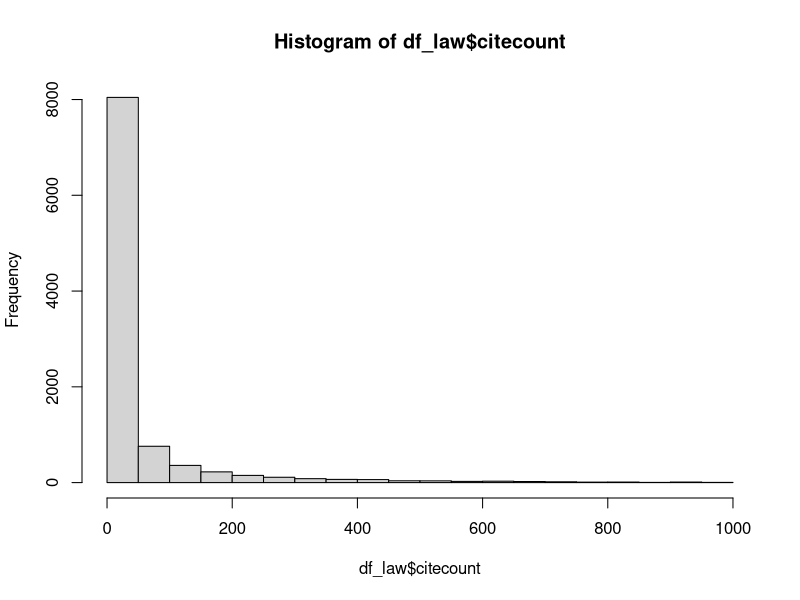
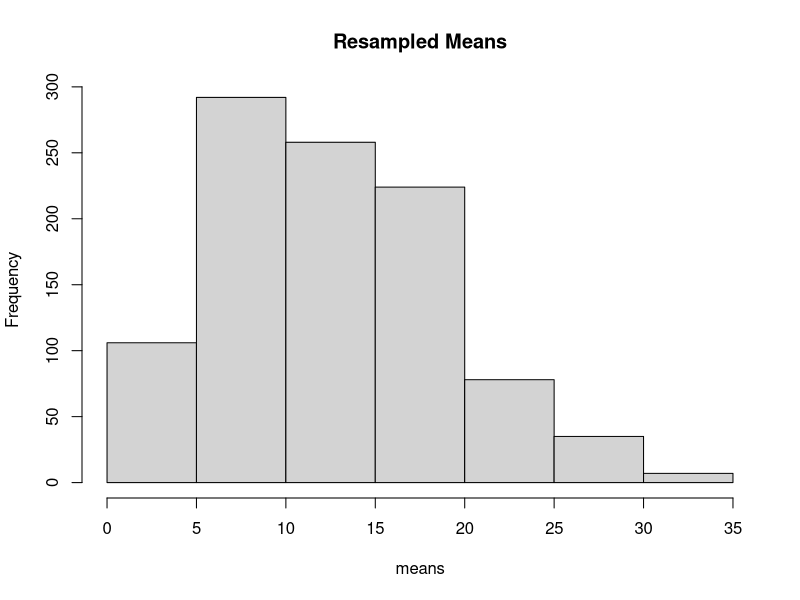
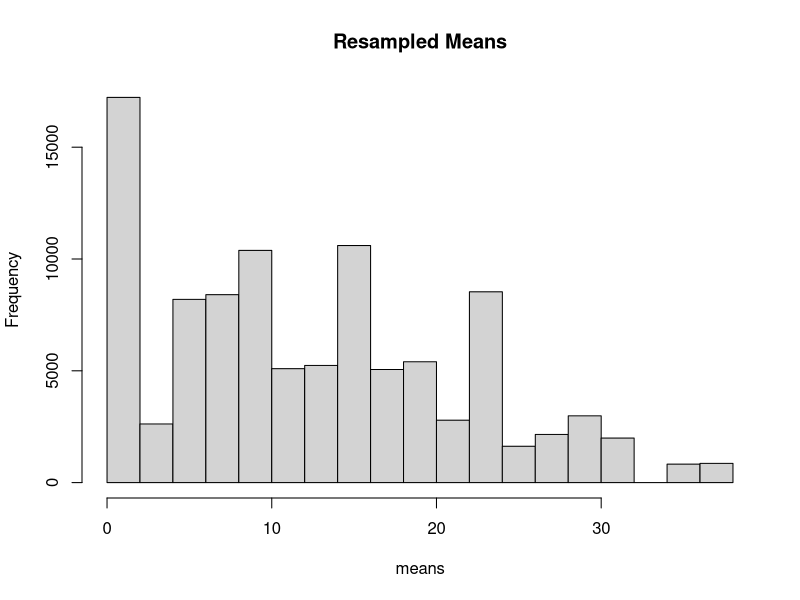

Reproduce these figures in R, in order.
## ---- chunk 1
randomPairing = function(x,y)
{
  xrand = sample(x)
  yrand = sample(y)
  
  return(list(x=xrand, y=yrand))
}
## ---- chunk 2
df = read.csv("Stat341_S25_LinkedIn_Dataset.csv")
head(df)
dim(df)
## ---- chunk 3
df_law = read.csv("Lawnodes.csv")
#df_law$idx = 1:nrow(df_law)
hist(df_law$citecount)
## ---- chunk 4
set.seed(341)
df_S05 = df_law[sample(1:nrow(df_law), 5) , c("ID","citecount")]
df_S10 = df_law[sample(1:nrow(df_law), 10) , c("ID","citecount")]
df_S20 = df_law[sample(1:nrow(df_law), 20) , c("ID","citecount")]
df_S50 = df_law[sample(1:nrow(df_law), 50) , c("ID","citecount")]
## ---- chunk 5
B=1000
S_idx = 1:5
n = length(S_idx)
means = rep(NA,B)
vars = rep(NA,B)
uniques_Ncite = rep(NA,B)
uniques_ID = rep(NA,B)

for(k in 1:B)
{
  Sstar_idx = sample(S_idx, n, replace = TRUE)
  means[k] = mean(df_law$citecount[Sstar_idx])
  #var[k]   =  ...
  #uniques_Ncite[k]   =  ...
  #uniques_ID[k]   =  ...
}

#par(mfrow = c(2,2))
hist(means, main="Resampled Means")
#hist(vars, main="Resampled Variances")
#hist(uniques_Ncite, main="Resampled Unique Citation Counts")
#hist(uniques_ID, main="Resampled Unique Legal Decision")
par(mfrow = c(1,1))

## ---- chunk 6
B=1000
D=100
S_idx = 1:5
n = length(S_idx)
means = rep(NA,B*D)
vars = rep(NA,B*D)
uniques_Ncite = rep(NA,B*D)
uniques_ID = rep(NA,B*D)

for(k in 1:B)
{
  Sstar_idx = sample(S_idx, n, replace = TRUE)
  
  for(l in 1:D)
  {
    Sstarstar_idx = sample(Sstar_idx, n, replace=TRUE)  
    means[l + (k-1)*D] = mean(df_law$citecount[Sstarstar_idx])
    #var[l + (k-1)*D]   =  ...
    #uniques_Ncite[l + (k-1)*D]   =  ...
    #uniques_ID[l + (k-1)*D]   =  ...
  }
}

#par(mfrow = c(2,2))
hist(means, main="Resampled Means")
#hist(vars, main="Resampled Variances")
#hist(uniques_Ncite, main="Resampled Unique Citation Counts")
#hist(uniques_ID, main="Resampled Unique Legal Decision")
par(mfrow = c(1,1))

## ---- chunk 7
calculatePVmulti <- function(pop, discrepancies, M_outer, M_inner) {

  ## Local function to calculate the significance levels over the discrepancies
  ## and return their minimum
  
  getPVmin <- function(basePop, discrepancies, M) {
    observedVals <- sapply(discrepancies, FUN = function(discrepancy) {
      discrepancy(basePop)
    })
    
    K <- length(discrepancies)
    
    total <- Reduce(function(counts, i) {
      # mixRandomly mixes the two populations randomly, so the new sub-populations
      # are indistinguishable
      NewPop <- mixRandomly(basePop)
      
      ## calculate the discrepancy and counts
      Map(function(k) {
        Dk <- discrepancies[[k]](NewPop)
        if (Dk >= observedVals[k]) 
          counts[k] <<- counts[k] + 1
      }, 1:K)
      counts
    }, 1:M, init = numeric(length = K))
    
    PVs <- total/M
    min(PVs)
  }
  
  PVmin <- getPVmin(pop, discrepancies, M_inner)
  
  total <- Reduce(function(count, m) {
    basePop <- mixRandomly(pop)
    if (getPVmin(basePop, discrepancies, M_inner) <= PVmin) 
      count + 1 else count
  }, 1:M_outer, init = 0)
  
  PVstar <- total/M_outer
  return(PVstar)
}
## ---- chunk 8
mixRandomly <- function(pop) {
    pop1 <- pop$pop1
    n_pop1 <- nrow(pop1)
    
    pop2 <- pop$pop2
    n_pop2 <- nrow(pop2)
    
    mix <- rbind(pop1, pop2)
    select4pop1 <- sample(1:(n_pop1 + n_pop2), n_pop1, replace = FALSE)
    
    new_pop1 <- mix[select4pop1, ]
    new_pop2 <- mix[-select4pop1, ]
    list(pop1 = new_pop1, pop2 = new_pop2)
}
## ---- chunk 9
bootstrap_t_interval <- function(S, a, confidence, B, D) {
    ## Inputs: 
    ##    S = an n element array containing the variate values in the sample 
    ##    a = a scalar-valued function that calculates the attribute a() of interest 
    ##    confidence = a value in (0,1) indicating the confidence level 
    ##    B = a numeric value representing the outer bootstrap count of
    ##    replicates (used to calculate the lower and upper limits) 
    ##    D = a numeric value representing the inner bootstrap count of replicates
    ##    (used to estimate the standard deviation of the sample attribute for
    ##    each (outer) bootstrap sample)
    
    Pstar <- S
    aPstar <- a(Pstar)
    sampleSize <- length(S)
    ## get (outer) bootstrap values
    bVals <- sapply(1:B, FUN = function(b) {
        Sstar <- sample(Pstar, sampleSize, replace = TRUE)
        aSstar <- a(Sstar)
        ## get (inner) bootstrap values to estimate the SD
        Pstarstar <- Sstar
        SD_aSstar <- sd(sapply(1:D, FUN = function(d) {
            Sstarstar <- sample(Pstarstar, sampleSize, replace = TRUE)
            ## return the attribute value
            a(Sstarstar)
        }))
        z <- (aSstar - aPstar)/SD_aSstar
        ## Return the two values
        c(aSstar = aSstar, z = z)
    })
    SDhat <- sd(bVals["aSstar", ])
    zVals <- bVals["z", ]
    ## Now use these zVals to get the lower and upper c values.
    cValues <- quantile(zVals, probs = c((1 - confidence)/2, (confidence + 
        1)/2), na.rm = TRUE)
    cLower <- min(cValues)
    cUpper <- max(cValues)
    interval <- c(lower = aPstar - cUpper * SDhat, middle = aPstar, upper = aPstar - 
        cLower * SDhat)
    return(interval)
}
